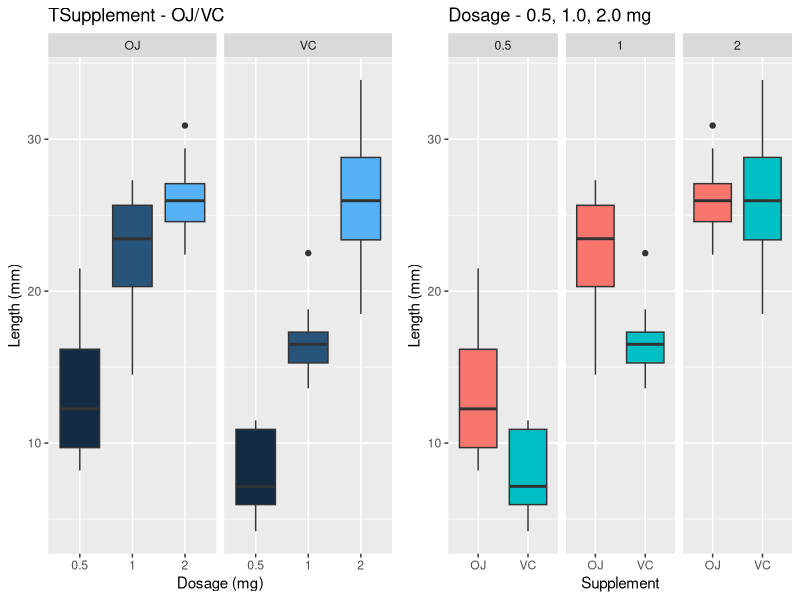
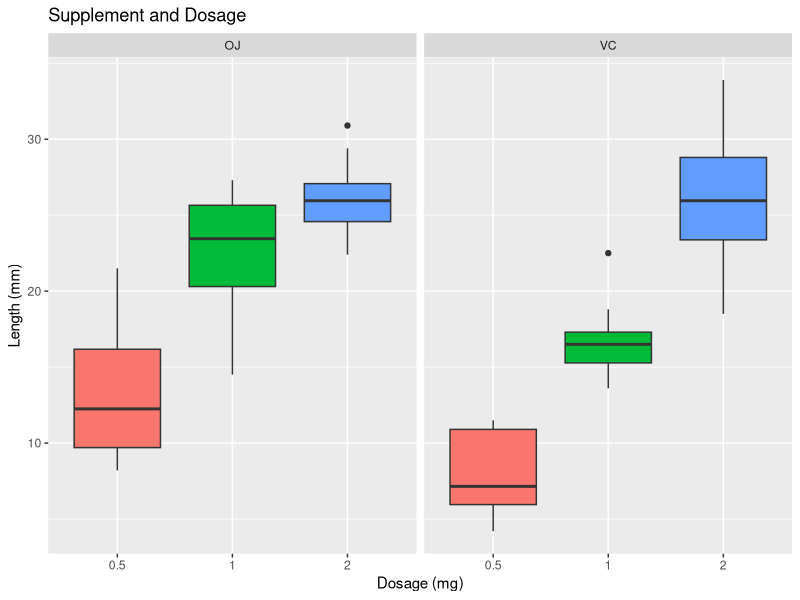

Generate these figures, in order, with R:
## ---- chunk 1
knitr::opts_chunk$set(echo = TRUE, message = FALSE, warning = FALSE)
## ---- chunk 2

# Load libraries for data processing and plotting
library(ggplot2)
library(datasets)
library(gridExtra)
library(grid)

# The Effect of Vitamin C on Tooth Growth in Guinea Pigs
data(ToothGrowth)
## ---- chunk 3
# Structure of the data frame
str(ToothGrowth)
## ---- chunk 4
p1 <- ggplot(data=ToothGrowth, aes(x=factor(dose),y=len,fill=dose)) +
     geom_boxplot() +
     theme(legend.position="none") + 
     facet_grid(.~supp) +
     labs(title="TSupplement - OJ/VC", 
          x = "Dosage (mg)", 
          y = "Length (mm)")

p2 <- ggplot(data=ToothGrowth, aes(x=supp,y=len,fill=supp)) +
     geom_boxplot() +
     theme(legend.position="none") + 
     facet_grid(.~dose)+ 
     labs(title="Dosage - 0.5, 1.0, 2.0 mg", 
          x = "Supplement", 
          y = "Length (mm)")

p3<- ggplot(ToothGrowth, aes(as.factor(dose), len)) +
  geom_boxplot(aes(fill = as.factor(dose))) + 
  facet_grid(. ~ supp) +
  xlab('Dosage (mg)') +
  ylab('Length (mm)') +
  ggtitle('Supplement and Dosage') +
  theme(legend.position = "none")


grid.newpage()
pushViewport(viewport(layout = grid.layout(1,2, widths = c(0.5, 0.5))))
print(p1, vp = viewport(layout.pos.row = 1, layout.pos.col = 1))
print(p2, vp = viewport(layout.pos.row = 1, layout.pos.col = 2))
## ---- chunk 5
print(p3)
## ---- chunk 6
ttest_supp <- t.test(len ~ supp, ToothGrowth, var.equal = FALSE)
## ---- chunk 7
ttest_dose1<-t.test(ToothGrowth$len[ToothGrowth$dose==0.5], 
                    ToothGrowth$len[ToothGrowth$dose==1], 
                    paired = FALSE, var.equal = TRUE)

ttest_dose2<-t.test(ToothGrowth$len[ToothGrowth$dose==1], 
                    ToothGrowth$len[ToothGrowth$dose==2], 
                    paired = FALSE, var.equal = TRUE)

ttest_dose3<-t.test(ToothGrowth$len[ToothGrowth$dose==0.5], 
                    ToothGrowth$len[ToothGrowth$dose==2], 
                    paired = FALSE, var.equal = TRUE)
## ---- chunk 8
test1 <- c(ttest_dose1$p.value, round(ttest_dose1$conf.int[1],2), round(ttest_dose1$conf.int[2],2))
test2 <- c(ttest_dose2$p.value, round(ttest_dose2$conf.int[1],2), round(ttest_dose2$conf.int[2],2))
test3 <- c(ttest_dose3$p.value, round(ttest_dose3$conf.int[1],2), round(ttest_dose3$conf.int[2],2))
headinglabels <- c("p Value","Confidence Interval-Low","Confidence Interval-High")

test_df <- data.frame(headinglabels,test1,test2,test3)
## ---- chunk 9
test_df
